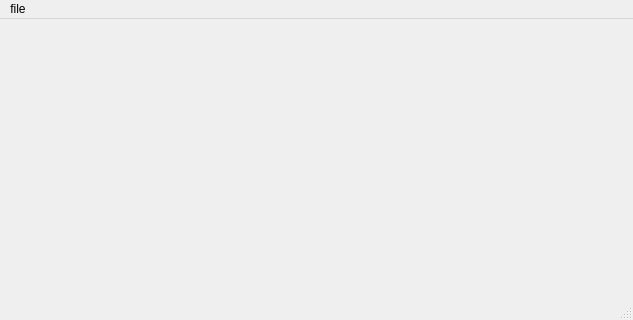
<?xml version="1.0" encoding="UTF-8"?>
<ui version="4.0">
 <class>Main2</class>
 <widget class="QMainWindow" name="Main2">
  <property name="geometry">
   <rect>
    <x>0</x>
    <y>0</y>
    <width>633</width>
    <height>320</height>
   </rect>
  </property>
  <property name="windowTitle">
   <string>MainWindow</string>
  </property>
  <widget class="QWidget" name="centralwidget">
   <layout class="QGridLayout" name="gridLayout"/>
  </widget>
  <widget class="QMenuBar" name="menubar">
   <property name="geometry">
    <rect>
     <x>0</x>
     <y>0</y>
     <width>633</width>
     <height>20</height>
    </rect>
   </property>
   <widget class="QMenu" name="menufile">
    <property name="title">
     <string>file</string>
    </property>
    <addaction name="actionNew_file"/>
   </widget>
   <addaction name="menufile"/>
  </widget>
  <widget class="QStatusBar" name="statusbar"/>
  <action name="actionNew_file">
   <property name="text">
    <string>New file</string>
   </property>
  </action>
 </widget>
 <resources/>
 <connections/>
</ui>
